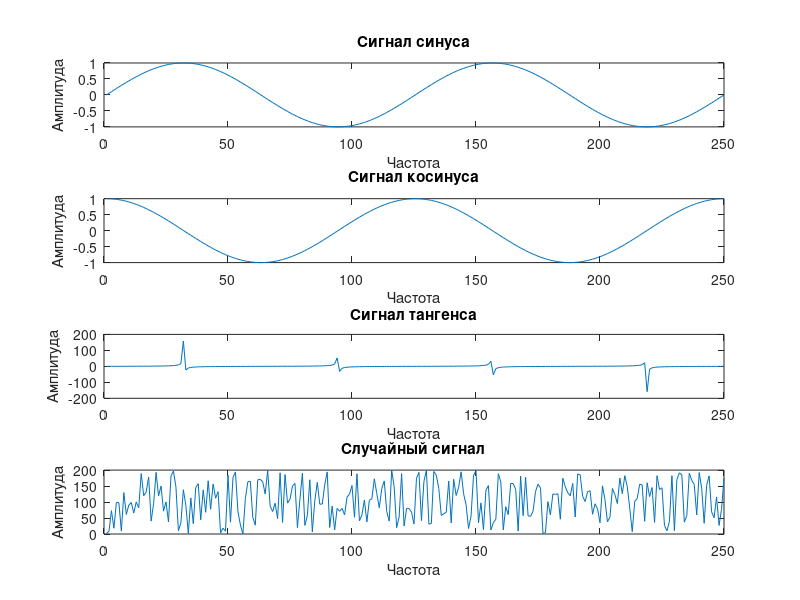

The MATLAB source for this figure: (Note: this script raises an error after producing the figure.)
Fd=249;
t=0:1/Fd:1;
% функция синуса 
sinusoid = sin(4*pi*t);
subplot(4,1,1);
plot(sinusoid)
title 'Сигнал синуса';
xlabel ('Частота');
ylabel ('Амплитуда');
% функция косинуса
cosinusoid = cos(4*pi*t);
subplot(4,1,2);
plot(cosinusoid);
title 'Сигнал косинуса';
xlabel ('Частота');
ylabel ('Амплитуда');
% функция тангенса
tangensoid = tan(4*pi*t);
subplot(4,1,3);
plot(tangensoid);
title 'Сигнал тангенса';
xlabel ('Частота');
ylabel ('Амплитуда');
% функция случайного сигнала
randomer = 200*rand(250, 1);
subplot(4,1,4);
plot(randomer);
title 'Случайный сигнал';
xlabel ('Частота');
ylabel ('Амплитуда');
% подключаем инструментарий для создания фильров и отрисовки спектров
sptool;
